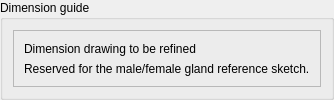
      <widget class="QFrame" name="guide_panel">
       <property name="frameShape">
        <enum>QFrame::Shape::NoFrame</enum>
       </property>
       <layout class="QVBoxLayout" name="guidePanelLayout">
        <property name="spacing">
         <number>4</number>
        </property>
        <property name="leftMargin">
         <number>0</number>
        </property>
        <property name="topMargin">
         <number>0</number>
        </property>
        <property name="rightMargin">
         <number>0</number>
        </property>
        <property name="bottomMargin">
         <number>0</number>
        </property>
        <item>
         <widget class="QGroupBox" name="drawing_group">
          <property name="title">
           <string>Dimension guide</string>
          </property>
          <layout class="QVBoxLayout" name="drawingLayout">
           <property name="spacing">
            <number>4</number>
           </property>
           <property name="leftMargin">
            <number>10</number>
           </property>
           <property name="topMargin">
            <number>10</number>
           </property>
           <property name="rightMargin">
            <number>10</number>
           </property>
           <property name="bottomMargin">
            <number>10</number>
           </property>
           <item>
            <widget class="QFrame" name="guide_placeholder">
             <property name="frameShape">
              <enum>QFrame::Shape::StyledPanel</enum>
             </property>
             <layout class="QVBoxLayout" name="placeholderLayout">
              <property name="spacing">
               <number>5</number>
              </property>
              <property name="leftMargin">
               <number>10</number>
              </property>
              <property name="topMargin">
               <number>10</number>
              </property>
              <property name="rightMargin">
               <number>10</number>
              </property>
              <property name="bottomMargin">
               <number>10</number>
              </property>
              <item>
               <widget class="QLabel" name="placeholder_title">
                <property name="text">
                 <string>Dimension drawing to be refined</string>
                </property>
               </widget>
              </item>
              <item>
               <widget class="QLabel" name="placeholder_note">
                <property name="text">
                 <string>Reserved for the male/female gland reference sketch.</string>
                </property>
               </widget>
              </item>
             </layout>
            </widget>
           </item>
          </layout>
         </widget>
        </item>
       </layout>
      </widget>
